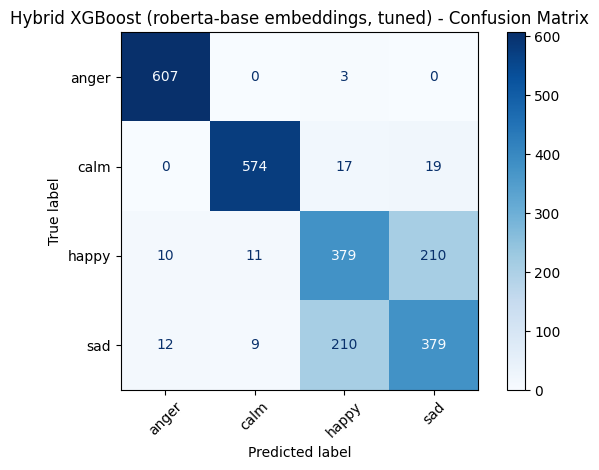

Python code for this plot:
# If you're on Colab, run this once in a separate cell:
# !pip install -q transformers datasets scikit-learn xgboost matplotlib

from re import Match
import time
import numpy as np
import pandas as pd
import torch
import matplotlib.pyplot as plt

from datasets import load_dataset
from transformers import AutoTokenizer, AutoModel

from sklearn.model_selection import train_test_split
from sklearn.preprocessing import label_binarize
from sklearn.metrics import (
    accuracy_score, f1_score, classification_report,
    confusion_matrix, ConfusionMatrixDisplay,
    roc_auc_score, top_k_accuracy_score
)

from xgboost import XGBClassifier

# ============================================================
# Config
# ============================================================

# You can switch back to "distilroberta-base" if RAM is tight
MODEL_NAME     = "roberta-base"
MAX_LENGTH     = 256        # a bit longer context
EMB_BATCH_SIZE = 8          # smaller batch because roberta-base is heavier
SEED           = 42


# ============================================================
# Utils
# ============================================================

def set_seeds(seed: int = 42):
    np.random.seed(seed)
    torch.manual_seed(seed)
    torch.cuda.manual_seed_all(seed)


def get_device():
    return "cuda" if torch.cuda.is_available() else "cpu"


def embed_texts(texts, tokenizer, model, device, batch_size=16, max_length=192):
    """
    Convert a list of texts -> matrix of embeddings using
    mean pooling over the last hidden layer (masked by attention).
    Returns: np.ndarray of shape [n_samples, hidden_size]
    """
    all_embs = []
    model.eval()

    with torch.no_grad():
        for i in range(0, len(texts), batch_size):
            batch_texts = texts[i:i + batch_size]

            enc = tokenizer(
                batch_texts,
                padding=True,
                truncation=True,
                max_length=max_length,
                return_tensors="pt"
            ).to(device)

            outputs = model(**enc)
            hidden = outputs.last_hidden_state          # [B, T, H]

            # attention_mask: 1 for real tokens, 0 for padding
            mask = enc["attention_mask"].unsqueeze(-1).expand(hidden.size()).float()
            masked_hidden = hidden * mask               # zero out paddings

            # mean pooling
            summed = masked_hidden.sum(dim=1)           # [B, H]
            counts = mask.sum(dim=1).clamp(min=1e-9)    # [B, H]
            mean_pooled = summed / counts               # [B, H]

            all_embs.append(mean_pooled.cpu().numpy())

    return np.concatenate(all_embs, axis=0)


def evaluate_model(name, y_true, y_pred, y_score, classes_int, label_names):
    print("\n" + "=" * 70)
    print(f"🏁 Evaluating: {name}")
    print("=" * 70)

    acc = accuracy_score(y_true, y_pred)
    macro_f1 = f1_score(y_true, y_pred, average="macro")

    print(f"\nAccuracy: {acc:.4f}")
    print(f"Exact Match (EM): {acc:.4f}")
    print(f"Macro F1: {macro_f1:.4f}")
    print("\nClassification report:")
    print(classification_report(y_true, y_pred, target_names=label_names))

    # Confusion matrix
    cm = confusion_matrix(y_true, y_pred, labels=classes_int)
    disp = ConfusionMatrixDisplay(confusion_matrix=cm, display_labels=label_names)
    disp.plot(cmap="Blues", xticks_rotation=45)
    plt.title(f"{name} - Confusion Matrix")
    plt.tight_layout()
    plt.show()

    # AUC + Top-k
    y_true_bin = label_binarize(y_true, classes=classes_int)
    try:
        auc_macro = roc_auc_score(
            y_true_bin, y_score, multi_class="ovr", average="macro"
        )
        print(f"Macro AUC (OvR): {auc_macro:.4f}")
    except Exception as e:
        print("⚠️ Could not compute AUC:", e)

    try:
        top2 = top_k_accuracy_score(y_true, y_score, k=2, labels=classes_int)
        top3 = top_k_accuracy_score(y_true, y_score, k=3, labels=classes_int)
        print(f"Top-2 Accuracy: {top2:.4f}")
        print(f"Top-3 Accuracy: {top3:.4f}")
    except Exception as e:
        print("⚠️ Could not compute Top-k accuracy:", e)


# ============================================================
# Main
# ============================================================

def main():
    set_seeds(SEED)
    device = get_device()
    print("Using device:", device)

    # ------------------ Load dataset ------------------
    print("📥 Loading dataset: Annanay/aml_song_lyrics_balanced")
    dataset = load_dataset("Annanay/aml_song_lyrics_balanced", split="train")
    df = pd.DataFrame(dataset)[["lyrics", "mood"]]

    print("Dataset shape:", df.shape)
    print("\nLabel distribution:")
    print(df["mood"].value_counts())

    # ------------------ Label encoding ------------------
    y_str = df["mood"]
    label_names = sorted(y_str.unique())   # ['anger','calm','happy','sad']
    label2idx = {lab: i for i, lab in enumerate(label_names)}
    y = y_str.map(label2idx).astype(int).values
    X_text = df["lyrics"].tolist()

    classes_int = np.arange(len(label_names))

    # ------------------ Train / Test split ------------------
    X_train_text, X_test_text, y_train, y_test = train_test_split(
        X_text,
        y,
        test_size=0.2,
        random_state=SEED,
        stratify=y
    )

    print("\nTrain size:", len(X_train_text), "Test size:", len(X_test_text))

    # ------------------ Load encoder ------------------
    print(f"\n🔤 Loading tokenizer & model: {MODEL_NAME}")
    tokenizer = AutoTokenizer.from_pretrained(MODEL_NAME)
    base_model = AutoModel.from_pretrained(MODEL_NAME).to(device)

    # ------------------ Build embeddings ------------------
    print("\n💾 Computing embeddings for TRAIN...")
    t0 = time.time()
    X_train_emb = embed_texts(
        X_train_text, tokenizer, base_model, device,
        batch_size=EMB_BATCH_SIZE, max_length=MAX_LENGTH
    )
    print(f"Train embeddings shape: {X_train_emb.shape}")
    print(f"Time: {(time.time() - t0)/60:.2f} min")

    print("\n💾 Computing embeddings for TEST...")
    t0 = time.time()
    X_test_emb = embed_texts(
        X_test_text, tokenizer, base_model, device,
        batch_size=EMB_BATCH_SIZE, max_length=MAX_LENGTH
    )
    print(f"Test embeddings shape: {X_test_emb.shape}")
    print(f"Time: {(time.time() - t0)/60:.2f} min")

    # ------------------ Optional small validation split (no early stopping, just monitoring) --
    X_tr, X_val, y_tr, y_val = train_test_split(
        X_train_emb,
        y_train,
        test_size=0.1,
        random_state=SEED,
        stratify=y_train
    )

    # ------------------ XGBoost classifier (tuned a bit) ------------------
    print("\n================ XGBoost (Hybrid LLM + Classical, tuned) ================")
    xgb_clf = XGBClassifier(
        objective="multi:softprob",
        num_class=len(classes_int),

        # Smaller LR + more trees; some regularisation
        n_estimators=400,
        learning_rate=0.04,
        max_depth=8,
        min_child_weight=3,
        subsample=0.9,
        colsample_bytree=0.9,
        gamma=0.1,
        reg_lambda=1.0,
        reg_alpha=0.0,

        tree_method="hist",
        eval_metric="mlogloss",
        n_jobs=-1,
        random_state=SEED
    )

    t1 = time.time()
    # NOTE: no early_stopping_rounds here because the Colab xgboost version
    # doesn't support it for XGBClassifier.
    xgb_clf.fit(
        X_tr,
        y_tr,
        eval_set=[(X_val, y_val)],
        verbose=True
    )
    print(f"⏱ XGBoost training time: {(time.time() - t1)/60:.2f} min")

    # Predictions
    proba_xgb = xgb_clf.predict_proba(X_test_emb)
    pred_xgb = np.argmax(proba_xgb, axis=1)

    evaluate_model(
        "Hybrid XGBoost (roberta-base embeddings, tuned)",
        y_test, pred_xgb, proba_xgb,
        classes_int, label_names
    )


if __name__ == "__main__":
    main()

# ======================================================================
# 🏁 Evaluating: Hybrid XGBoost (roberta-base embeddings, tuned)
# ======================================================================

# Accuracy: 0.7947
# Exact Match (EM): 0.7947
# Macro F1: 0.7944

# Classification report:
#               precision    recall  f1-score   support

#        anger       0.97      1.00      0.98       610
#         calm       0.97      0.94      0.95       610
#        happy       0.62      0.62      0.62       610
#          sad       0.62      0.62      0.62       610

#     accuracy                           0.79      2440
#    macro avg       0.79      0.79      0.79      2440
# weighted avg       0.79      0.79      0.79      2440


# Macro AUC (OvR): 0.9391
# Top-2 Accuracy: 0.9488
# Top-3 Accuracy: 0.9975
